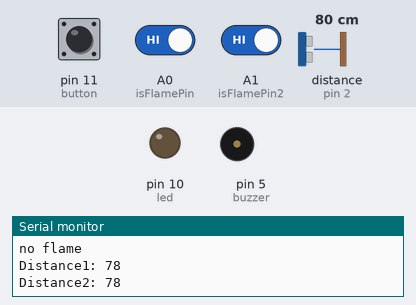
A sketch run on a simulated Arduino Uno, built with avr-gcc and run on an emulated ATmega328P. Parts: output pins drawn as LEDs (lit = HIGH), buzzer (waves = sounding), the last lines printed to the serial monitor. Wiring (inferred from the names in the program): ultrasonic range finder: trigger pin 3; echo pin 2. The inputs (shaded band) are chosen by the test bench; at power-on: distance to the obstacle (sensor on pin 2) 80 cm, pin 11 (button) LOW, A0 (isFlamePin) HIGH, A1 (isFlamePin2) HIGH. The echo pulse lasts 58.3 µs per cm; pins used as bus, display or sensor lines are not drawn.

Above: at 1.2 s.
1.3 s: distance to the obstacle (sensor on pin 2) set to 56 cm
4.3 s: distance to the obstacle (sensor on pin 2) set to 48 cm
At 5.3 s:
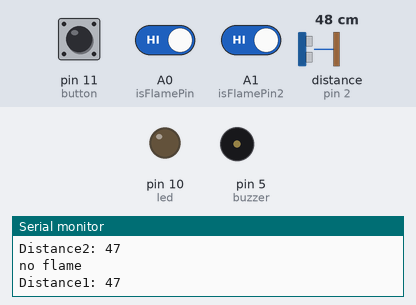
7.3 s: pin 11 (button) pulled HIGH for 0.15 s
At 7.7 s:
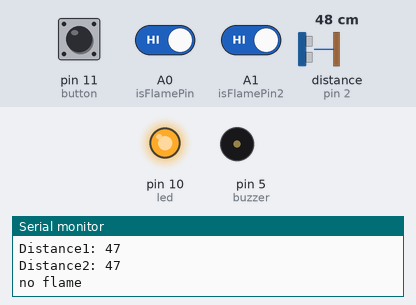
Timing chart, 0 to 16.3 s (numbered marks = the images above; inputs shaded):
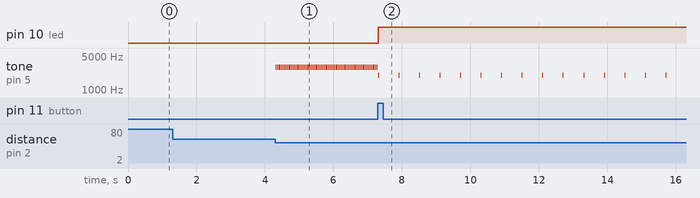

Measured:
- the behaviour switches between 52 and 51 cm on distance to the obstacle (sensor on pin 2) (found by bisection; images 0 and 1)
- after the input at 4.3 s, tone on pin 5 (buzzer): alternates 2960 Hz for 0.02 s and silent for 0.03 s, starting at once
- after the input at 7.3 s, pin 10 (led): LOW → HIGH at once; tone on pin 5 (buzzer): alternates 2010 Hz for 0.02 s and silent for 0.59 s, starting at once

The sketch:

Mart_integrated__geolocation_blind_stick_with_fire_detection.ino
```cpp
#include <stdio.h>
#include <stdlib.h>
const int trigPin = 3;
const int echoPin = 2;
const int buzzer = 5;
const int button = 11;            // GPIO 11 for the button
int ledflag=0;                   // LED status flag
const int led =10;
int isFlamePin = A0;  // This is our flame input pin
int isFlamePin2 = A1;  // This is our flame input pin 2
int isFlame1 = HIGH;  // HIGH MEANS NO FLAME
int isFlame2 = HIGH;

long duration;
int distance;
int safetyDistance;


void setup() {
pinMode(trigPin, OUTPUT);
pinMode(echoPin, INPUT);
pinMode(isFlamePin, INPUT);
pinMode(led,OUTPUT);           // define LED as an output
pinMode(isFlamePin2, INPUT);
pinMode(buzzer, OUTPUT);
pinMode(button,INPUT);         // define button as an input
Serial.begin(9600);
}


void loop() {
flamesensor();
SendSoS();
distance50();
distance25();
}

void flamesensor(){

  isFlame1 = digitalRead(isFlamePin);//Readd the data gien by the flame sensor
  isFlame2 = digitalRead(isFlamePin2);

  if (isFlame1 == LOW)  //if it is low
  {
    Serial.println("FLAME on Sensor 2"); //Print Flame Sensor 2

    digitalWrite(5, HIGH);
  }
  else if ( isFlame2 == LOW)  //if it is low
  {
    Serial.println("FLAME on Sensor 1"); //Print Flame sensor 1
    digitalWrite(5, HIGH);
  }
  else                           //if not
  {
    Serial.println("no flame"); //print no  flame
   // digitalWrite(5, LOW);    //off the LED
    noTone(5);
  }

}

void SendSoS() {
  if (digitalRead(button)==HIGH){ // if button is pressed
    if (ledflag==0) {             // and the status flag is LOW
      ledflag=1;                  // make status flag HIGH
      digitalWrite(led,HIGH);     // and turn on the LED
      for (int i = 0; i <= 15; i++) {
    tone(buzzer,2010,15);
    delay(600);
    noTone(5);
  }
      }                           //
    else {                        // otherwise...
      ledflag=0;                  // make status flag LOW
      digitalWrite(led,LOW);      // and turn off the LED
      //noTone(5);
      tone(buzzer,890,200); //user has turned off the emergency SoS switch
    }
  delay(1000);                    // wait a sec for the
  }                               // hardware to stabilize
}

void distance50() {
digitalWrite(trigPin, LOW);
delayMicroseconds(2);


digitalWrite(trigPin, HIGH);
delayMicroseconds(10);
digitalWrite(trigPin, LOW);


duration = pulseIn(echoPin, HIGH);


distance= duration*0.034/2;

safetyDistance = distance;
if (safetyDistance <=50  ){
  tone(5,2960,30);
}


else{

  noTone(5);
}


Serial.print("Distance1: ");
Serial.println(distance);
}

void distance25() {
digitalWrite(trigPin, LOW);
delayMicroseconds(2);


digitalWrite(trigPin, HIGH);
delayMicroseconds(10);
digitalWrite(trigPin, LOW);


duration = pulseIn(echoPin, HIGH);


distance= duration*0.034/2;

safetyDistance = distance;
if (safetyDistance < 25 ){
  tone(5,2160,30);
}


else{

  noTone(5);
}


Serial.print("Distance2: ");
Serial.println(distance);
}
```
